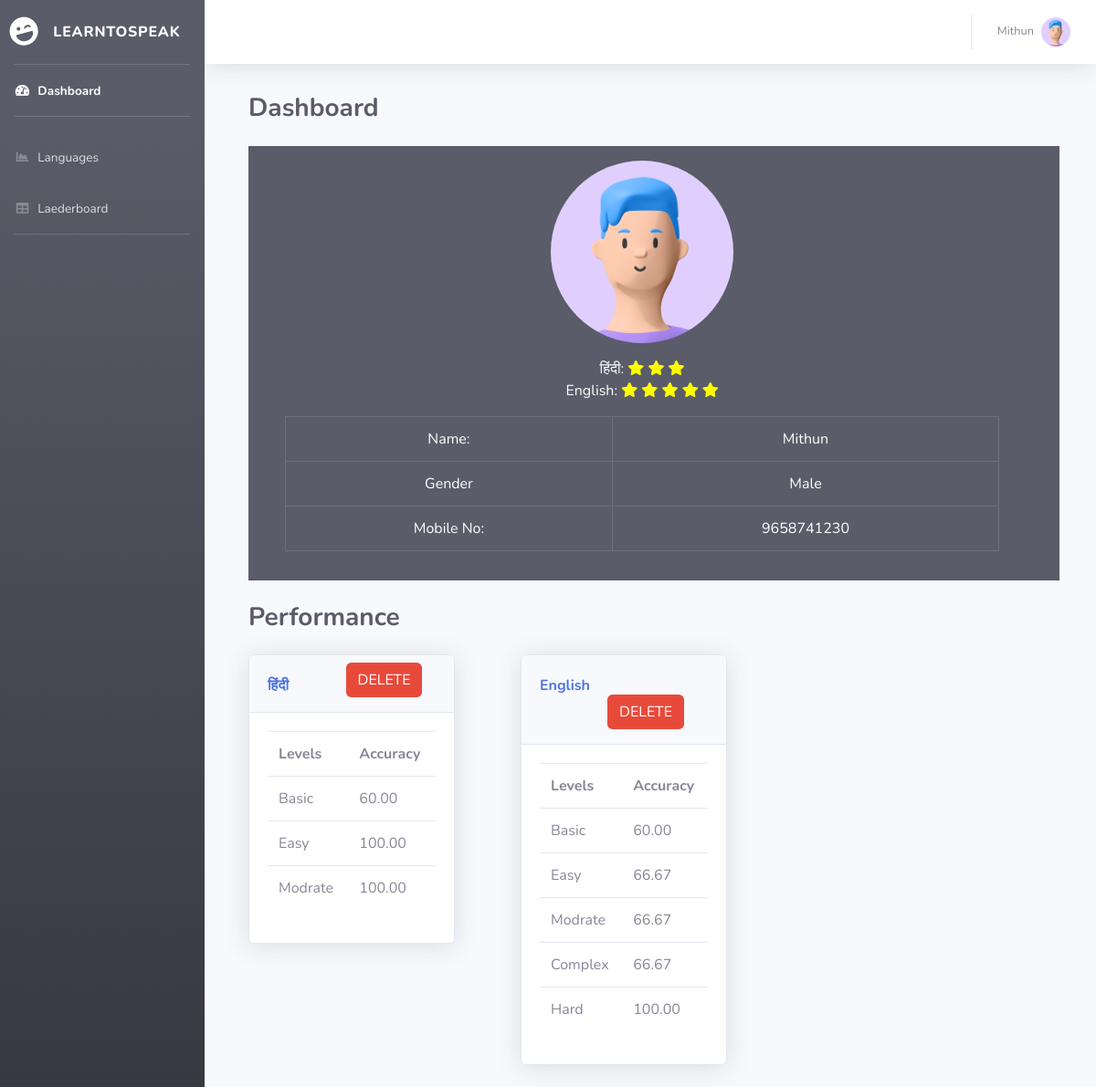
The page /dashboard.php (signed in) on the database its author committed.
### tables this page shows
CREATE TABLE `user_level` (
  `lang_id` int(11) NOT NULL,
  `user_id` int(100) NOT NULL,
  `level_id` int(100) NOT NULL
);

CREATE TABLE `lang_table` (
  `lang_id` int(11) NOT NULL,
  `lang_name` varchar(255) NOT NULL,
  `lang_info` varchar(255) NOT NULL,
  `lang_image` varchar(255) NOT NULL,
  `lang_instructions` varchar(1000) NOT NULL,
  `lang_links` varchar(255) NOT NULL,
  `lang_training_data` varchar(1000) NOT NULL,
  `lang_duration` varchar(100) NOT NULL
);

CREATE TABLE `quiz_table` (
  `user_id` int(100) NOT NULL,
  `lang_id` int(11) NOT NULL,
  `level_id` int(100) NOT NULL,
  `marks_got` int(100) NOT NULL
);

CREATE TABLE `level_table` (
  `level_id` int(100) NOT NULL,
  `level_name` varchar(255) NOT NULL,
  `level_limit_question` int(100) NOT NULL,
  `level_time` int(100) NOT NULL
);

### dashboard.php (the view, shortened to what this page needs)
<?php
    require('header.php');
    $statement=$con->prepare("SELECT * FROM user_level WHERE user_id=? ");
    $statement->execute(array($user['user_id']));
    $total=$statement->rowCount();
?>
                <div class="container-fluid">
                    <div class="d-sm-flex align-items-center justify-content-between mb-4">
                        <h1 class="h3 mb-0 text-gray-800 font-weight-bold ml-4 mt-2">Dashboard</h1>
                    </div>
                </div>
                <div class="container text-center  bg-dark mx-5 my-3 " style="width:91%;padding-right:50px;">
                                <div class="image d-block">
                                    <img class="rounded-circle px-3 py-3 " src="Images/image.png">
                                </div>
                                <?php
                                    if($total!=0){
                                        $result = $statement->fetchAll(PDO::FETCH_ASSOC);
                                        foreach($result as $row){
                                            $statement1=$con->prepare("SELECT * FROM lang_table WHERE lang_id=?");
                                            $statement1->execute(array($row['lang_id']));
                                            $result1 = $statement1->fetch(PDO::FETCH_ASSOC);
                                            $lang=$result1['lang_name'];
                                            $limit=$row['level_id'];
                                ?>
                                    <span style="color:white;">
                                        <?php echo $lang.":"; ?>
                                        <?php for($i=0;$i<$limit;$i++){ ?>
                                            <i class="fas fa-star" style="color:yellow;"></i>
                                        <?php } ?>
                                    </span>   <br>
                                <?php } } ?>
                                <div class="bg-dark px-3 py-3">
                                    <table class="table table-dark table-bordered table-hover">
                                        <tr>
                                            <td>Name:</td>
                                            <td><?php echo $user['user_name']; ?></td>
                                        </tr>
                                        <tr>
                                            <td>Gender</td>
                                            <td><?php echo ($user['user_gender']=="M")?"Male":"Female"; ?></td>
                                        </tr>
                                        <tr>
                                            <td>Mobile No:</td>
                                            <td><?php echo $user['user_mobile']; ?></td>
                                        </tr>
                                    </table>
                                </div>
                </div>
                <div class="d-sm-flex align-items-center justify-content-between mb-4 mr-5">
                        <h1 class="h3 mb-0 text-gray-800 font-weight-bold ml-5 mt-2">Performance</h1>
                </div>
                <?php
                $statement=$con->prepare("SELECT * FROM user_level WHERE user_id=? ");
                $statement->execute(array($user['user_id']));
                $total=$statement->rowCount();
                if($total!=0){
                    $result = $statement->fetchAll(PDO::FETCH_ASSOC);
                ?>
                <div class="row">
                        <?php
                            foreach($result as $row){
                                $statement1=$con->prepare("SELECT * FROM lang_table WHERE lang_id=?");
                                $statement1->execute(array($row['lang_id']));
                                $result1 = $statement1->fetch(PDO::FETCH_ASSOC);
                                $lang=$result1['lang_name'];
                        ?>
                            <div class="col-lg-3 ml-5  ">
                                <div class="card shadow mb-4">
                                    <div class="card-header text-center py-2">
                                        <form class="form" action="dashboard.php" method="POST">
                                            <span>
                                                <h6 class="m-0 font-weight-bold float-left pt-3 text-primary"><?php echo $lang; ?><h6>
                                                <input type="submit"  name="submit" class="btn text-white bg-danger ml-5" value="DELETE">
                                            </span>
                                        </form>
                                    </div>
                                    <div class="card-body">
                                        <table class="table table-hover">
                                            <tr>
                                                <th>Levels</th>
                                                <th>Accuracy</th>
                                            </tr>
                                            <?php
                                                $statement2=$con->prepare("SELECT * FROM quiz_table as q join level_table as o  WHERE q.user_id=? and q.lang_id=? and q.level_id=o.level_id ");
                                                $statement2->execute(array($user['user_id'],$row['lang_id']));
                                                $result2 = $statement2->fetchALL(PDO::FETCH_ASSOC);
                                                foreach($result2 as $row2){
                                            ?>
                                            <tr>
                                                <td><?php echo $row2['level_name']; ?></td>
                                                <td><?php echo number_format($row2['marks_got']/$row2['level_limit_question']*100,2); ?></td>
                                            </tr>
                                            <?php } ?>
                                        </table>
                                    </div>
                                </div>
                            </div>
                        <?php }}?>
                </div>
            </div>
 <?php
    require('footer.php');
 ?>

### rows shown on the page
user_level: lang.lang_name "हिंदी"
user_level: lang.lang_name "English"
quiz_table: level.level_name "Basic", $row2['marks_got']/$row2['level_limit_question']*100 "60.00"
quiz_table: level.level_name "Easy", $row2['marks_got']/$row2['level_limit_question']*100 "100.00"
quiz_table: level.level_name "Modrate", $row2['marks_got']/$row2['level_limit_question']*100 "100.00"
quiz_table: level.level_name "Basic", $row2['marks_got']/$row2['level_limit_question']*100 "60.00"
quiz_table: level.level_name "Easy", $row2['marks_got']/$row2['level_limit_question']*100 "66.67"
quiz_table: level.level_name "Modrate", $row2['marks_got']/$row2['level_limit_question']*100 "66.67"
quiz_table: level.level_name "Complex", $row2['marks_got']/$row2['level_limit_question']*100 "66.67"
quiz_table: level.level_name "Hard", $row2['marks_got']/$row2['level_limit_question']*100 "100.00"

### other values the page prints
$user['user_name'] "Mithun"
$user['user_mobile'] "9658741230"
